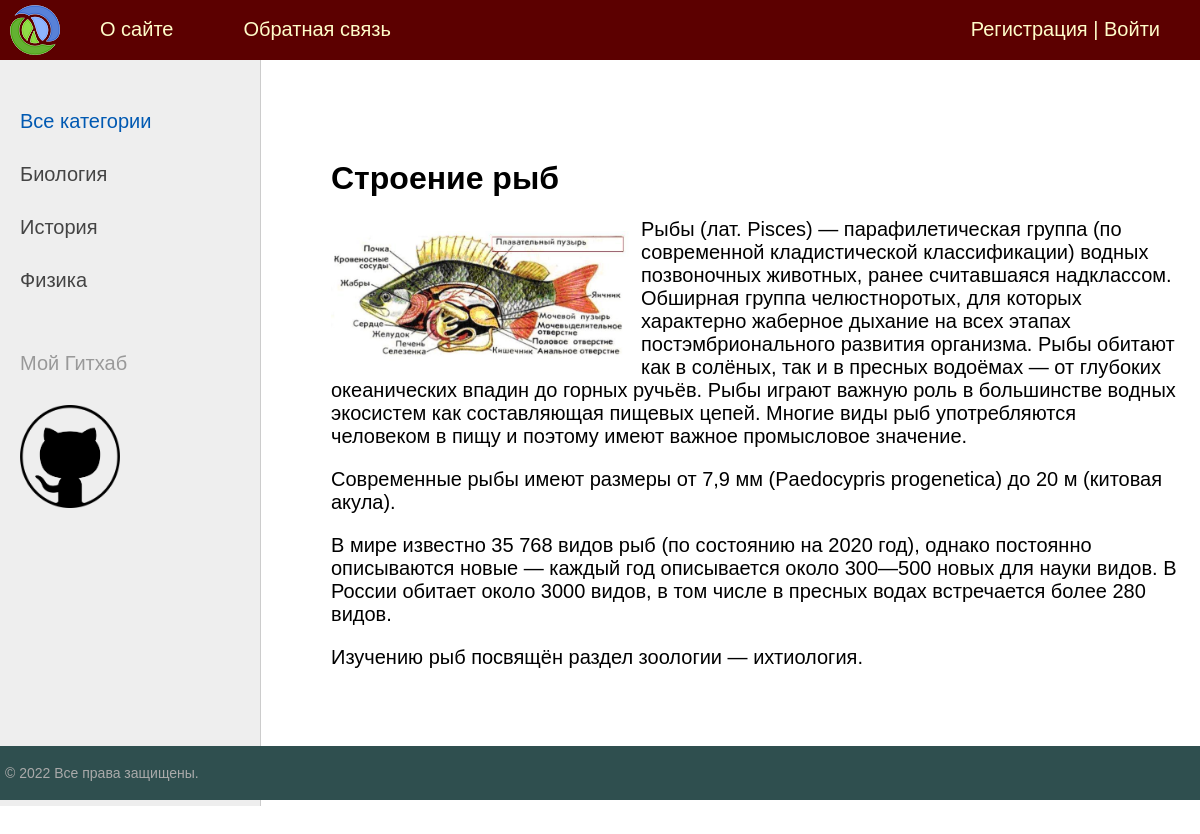
/post/stroenie-ryb/, run on an earlier commit of the app's database.
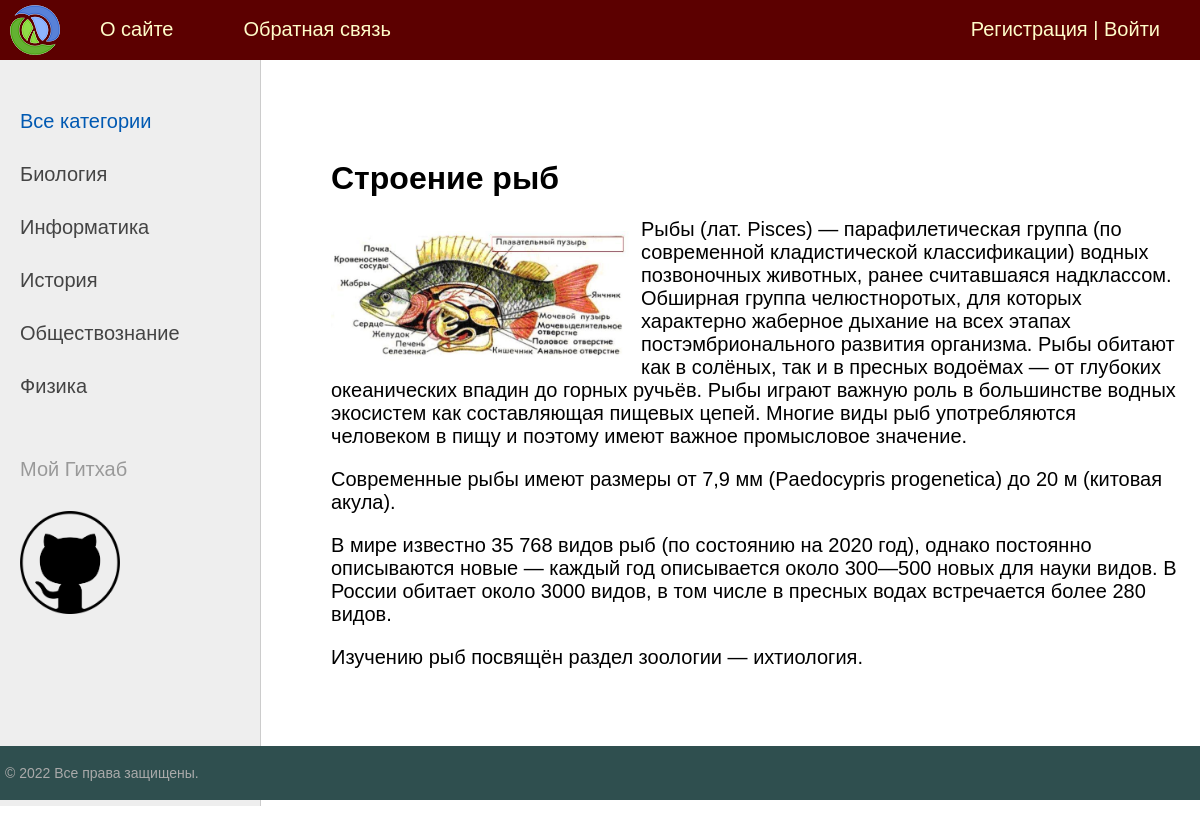
And on a later commit of the database.
### news/models.py (models this page shows, shortened)
class Category(models.Model):
    name = models.CharField(max_length=100, db_index=True, verbose_name='Категория')
    slug = models.SlugField(max_length=255, unique=True, db_index=True, verbose_name="URL")
    def get_absolute_url(self):
        return reverse('category', kwargs={'cat_slug': self.slug})
    class Meta:
        verbose_name = 'Категории'
        verbose_name_plural = 'Категории'
        ordering = ['id']

### news/views.py (the view)
# urls.py: path('post/<slug:post_slug>/', ShowPost.as_view(), name='post'),
class ShowPost(DataMixin, DetailView):
    model = News
    template_name = 'news/post.html'
    slug_url_kwarg = 'post_slug'
    context_object_name = 'post'
    def get_context_data(self, *, object_list=None, **kwargs):
        context = super().get_context_data(**kwargs)
        c_def = self.get_user_context(title=context['post'])
        return dict(list(context.items()) + list(c_def.items()))

### news/models.py (called while the page is built)
    def __str__(self):
        return self.title

### news/utils.py (called while the page is built)
    def get_user_context(self, **kwargs):
        context = kwargs
        cats = cache.get('cats')
        if not cats:
            cats = Category.objects.annotate(Count('news'))
            cache.set('cats', cats, 60)
        user_menu = menu.copy()
        if not self.request.user.is_authenticated:
            user_menu.pop(1)
        context['menu'] = user_menu
        context['cats'] = cats
        if 'cat_selected' not in context:
            context['cat_selected'] = 0
        return context

### news/templates/news/post.html
{% extends 'news/base.html' %}
{% block content %}
<h1>{{post.title}}</h1>
{% if post.photo %}
<p><img class="img-article-left" src="{{post.photo.url}}"></p>
{% endif %}
{{post.content|linebreaks}}
{% endblock %}

### news/templates/news/base.html (shortened to what this page needs)
{% load static %}
{% load news_tags %}
<!DOCTYPE html>
<html>
<head>
	<link type="text/css" href="{% static 'news/css/styles.css' %}" rel="stylesheet" />
</head>
<body>
<table class="table-page" border=0 cellpadding="0" cellspacing="0">
<tr><td valign=top>
{% block mainmenu %}
		<div class="header">
			<ul id="mainmenu" class="mainmenu">
			<li class="logo"><a href="{% url 'home' %}"><div class="logo"></div></a></li>
{% for m in menu %}
				<li><a href="{% url m.url_name %}">{{m.title}}</a></li>
{% endfor %}
			{% if request.user.is_authenticated %}
				<li class="last"> {{user.username}} | <a href="{% url 'logout' %}">Выйти</a></li>
			{% else %}
				<li class="last"><a href="{% url 'register' %}">Регистрация</a> | <a href="{% url 'login' %}">Войти</a></li>
			{% endif %}
			</ul>
		</div>
{% endblock mainmenu %}
<table class="table-content" border=0 cellpadding="0" cellspacing="0">
<tr>
	<td valign="top" class="left-chapters">
	<ul id="leftchapters">
{% if cat_selected == 0 %}
		<li class="selected">Все категории</li>
{% else %}
		<li><a href="{% url 'home' %}">Все категории</a></li>
{% endif %}
{% for c in cats %}
{% if c.news__count > 0 %}
	{% if c.pk == cat_selected %}
		<li class="selected">{{c.name}}</li>
	{% else %}
		<li><a href="{{ c.get_absolute_url }}">{{c.name}}</a></li>
	{% endif %}
{% endif %}
{% endfor %}
		<li class="share">
		<p>Мой Гитхаб</p>
		<a class="share-yt" href="https://github.com/sanakoy" target="_blank" rel="nofollow"></a>
		</li>
	</ul>
</td>
<td valign="top" class="content">
	<div class="content-text">
{% block content %}
{% endblock %}
	</div>
</td></tr></table>
</td></tr>
<tr><td valign=top>
	<div id="footer">
		<p>&copy; 2022 Все права защищены.</p>
	</div>
</td></tr></table>
</body>
</html>

What changed in the data, as far as the page shows it:
added Category: name "Информатика"
added Category: name "Обществознание"
